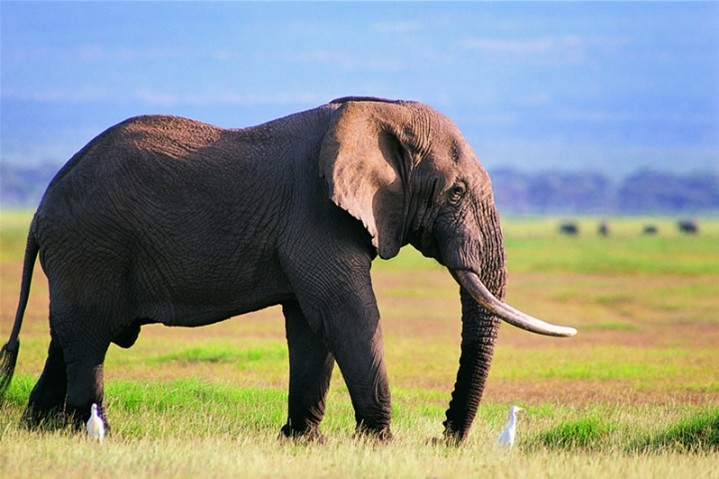
#> input picture data_mining/image.jpg, 719 x 479 px
$ python 8_kmeans_seg.py
#> lines starting #> are read from the running program, lines starting #| are printed output that depends on the picture
from PIL import Image
import numpy as np
from sklearn.cluster import KMeans
import matplotlib.pyplot as plt

image_path = "image.jpg"
image = Image.open(image_path).convert("RGB")
#> image is the input picture: PIL image 719x479 RGB; mean R, G, B 137.9, 143.6, 133.2
image = np.array(image)

pixels = image.reshape(-1, 3)

k = 3
kmeans = KMeans(n_clusters=k, random_state=42)
kmeans.fit(pixels)

segmented_pixels = kmeans.cluster_centers_[kmeans.labels_]
segmented_image = segmented_pixels.reshape(image.shape).astype(np.uint8)

plt.figure(figsize=(10, 5))
plt.subplot(1, 2, 1)
plt.title("Original Image")
plt.imshow(image)
plt.axis("off")

plt.subplot(1, 2, 2)
plt.title("Segmented Image")
plt.imshow(segmented_image)
plt.axis("off")

plt.show()
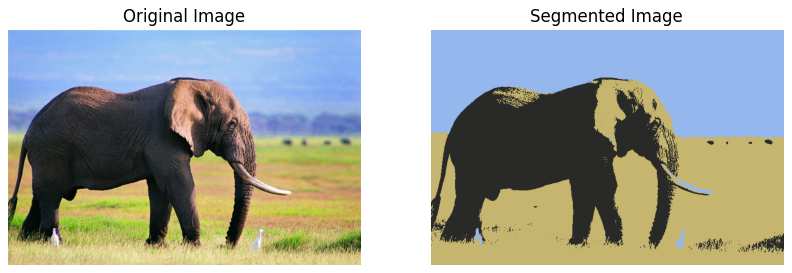
#> figure drawn by matplotlib, 2 panels
